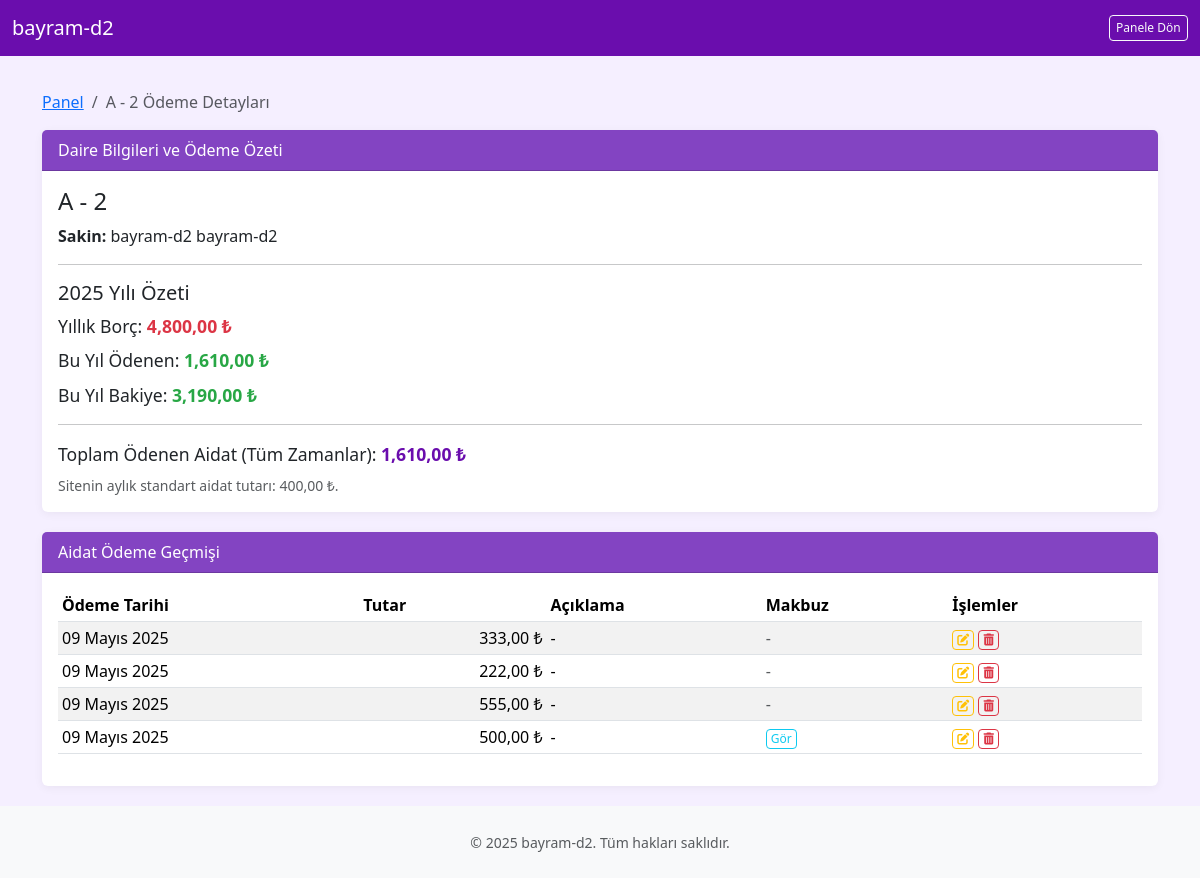
The page /odeme-detay/daire/2/ (signed in) on the database as committed earlier.
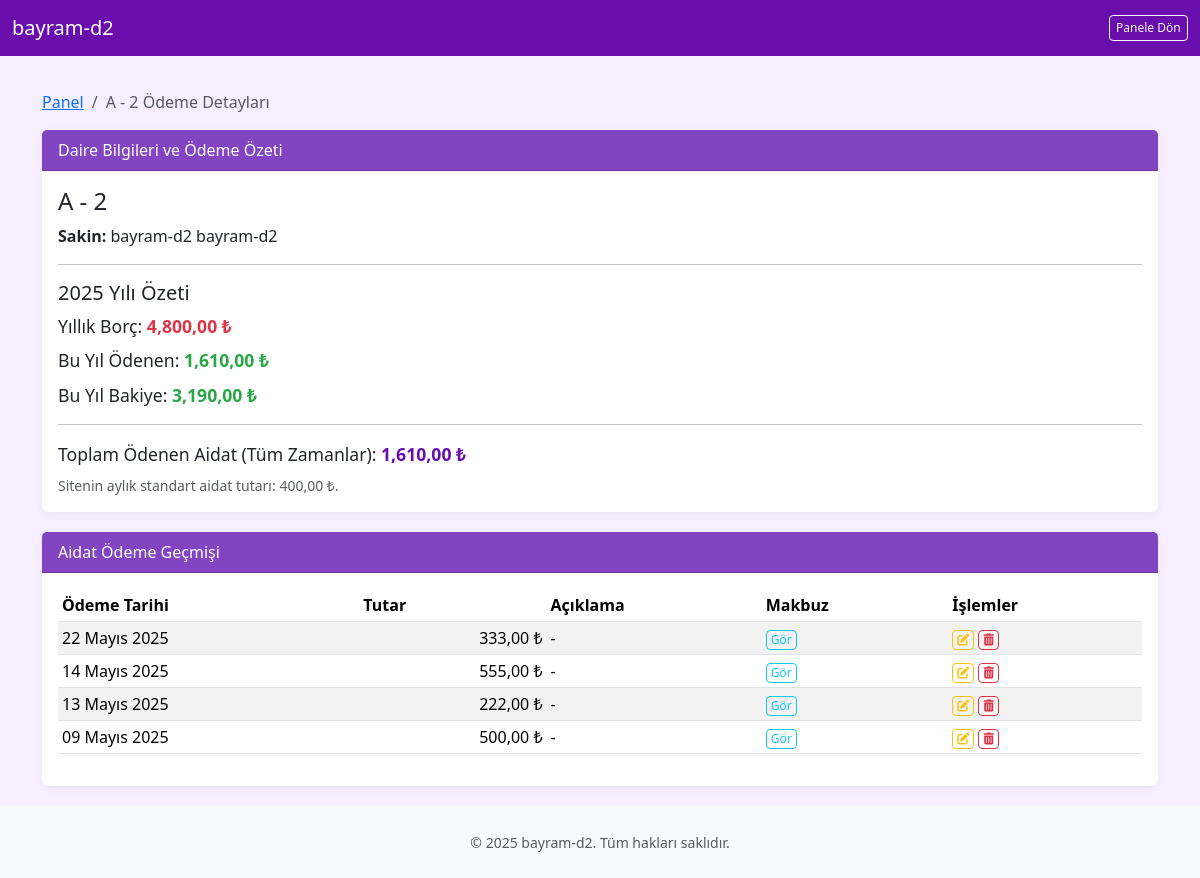
The same page on the database as committed later.
### yonetim/models.py (models this page shows, shortened)
class Aidat(models.Model):
    daire = models.ForeignKey(Daire, on_delete=models.CASCADE, related_name='aidatlar')
    tutar = models.DecimalField(max_digits=10, decimal_places=2, verbose_name=_("Tutar / Amount"))
    tarih = models.DateField(verbose_name=_("Tarih / Date"))
    aciklama = models.CharField(max_length=255, blank=True, verbose_name=_("Açıklama / Description"))
    makbuz = models.FileField(upload_to='aidat_makbuzlari/', null=True, blank=True, verbose_name=_("Makbuz / Receipt"))
    class Meta:
        ordering = ['-tarih', '-id'] # En son aidatlar üstte

### yonetim/views.py (the view)
# urls.py: path('odeme-detay/daire/<int:daire_id>/', views.daire_odeme_detay, name='daire_odeme_detay'),
@login_required
def daire_odeme_detay(request, daire_id):
    try:
        daire_obj = get_object_or_404(Daire.objects.select_related('blok__site', 'kullanici'), # daire -> daire_obj
                                  id=daire_id, blok__site__kod=request.user.site_kodu)
    except Daire.DoesNotExist:
        messages.error(request, "Belirtilen daire bulunamadı veya erişim yetkiniz yok.")
        return redirect('yonetim:panel')
    if not (request.user.is_yonetici or (daire_obj.kullanici == request.user)): # daire -> daire_obj
        messages.error(request, "Bu ödeme detaylarını görüntüleme yetkiniz yok.")
        return redirect('yonetim:panel')
    site_obj = daire_obj.blok.site # site -> site_obj
    aidatlar = Aidat.objects.filter(daire=daire_obj).order_by('-tarih', '-id') # daire -> daire_obj
    toplam_odenen_aidat_tum_zamanlar = aidatlar.aggregate(toplam=Sum('tutar'))['toplam'] or Decimal('0.00')
    current_year = timezone.now().year
    yillik_aidat_borcu_daire = Decimal('0.00')
    if site_obj.aidat_miktari:
        yillik_aidat_borcu_daire = site_obj.aidat_miktari * 12
    start_of_year = date(current_year, 1, 1)
    end_of_year = date(current_year, 12, 31)
    odenen_bu_yil_daire = Aidat.objects.filter(
        daire=daire_obj, tarih__gte=start_of_year, tarih__lte=end_of_year # daire -> daire_obj
    ).aggregate(toplam_odenen=Sum('tutar'))['toplam_odenen'] or Decimal('0.00')
    bakiye_bu_yil_daire = yillik_aidat_borcu_daire - odenen_bu_yil_daire
    context = {
        'daire_nesnesi': daire_obj, # daire -> daire_obj
        'aidatlar': aidatlar,
        'toplam_odenen_tum_zamanlar_daire': toplam_odenen_aidat_tum_zamanlar,
        'yillik_aidat_borcu_daire': yillik_aidat_borcu_daire,
        'odenen_bu_yil_daire': odenen_bu_yil_daire,
        'bakiye_bu_yil_daire': bakiye_bu_yil_daire,
        'current_year': current_year,
        'site': site_obj, # site -> site_obj
    }
    return render(request, 'yonetim/daire_odeme_detay.html', context)

### yonetim/models.py (called while the page is built)
    @property
    def daire_tam_adi(self):
        return f"{self.blok.ad} - {self.daire_no}"

### yonetim/templates/yonetim/daire_odeme_detay.html (shortened to what the changed rows need)
{% load humanize static %}
<!DOCTYPE html>
<html lang="tr">
<head>
    <link href="https://cdn.jsdelivr.net/npm/bootstrap@5.3.2/dist/css/bootstrap.min.css" rel="stylesheet" />
    <link rel="stylesheet" href="https://cdnjs.cloudflare.com/ajax/libs/font-awesome/6.0.0-beta3/css/all.min.css">
</head>
<body>
    <div class="container container-detay">
        <div class="row">
            <div class="col-12">
                <div class="card">
                    <div class="card-body">
                        {% if aidatlar %}
                        <div class="table-responsive">
                            <table class="table table-striped table-hover table-sm">
                                <thead class="sticky-header">
                                    <tr>
                                        <th>Ödeme Tarihi</th>
                                        <th>Tutar</th>
                                        <th>Açıklama</th>
                                        <th>Makbuz</th>
                                        <th>İşlemler</th>
                                    </tr>
                                </thead>
                                <tbody>
                                    {% for aidat in aidatlar %}
                                    <tr>
                                        <td>{{ aidat.tarih|date:"d F Y" }}</td>
                                        <td class="text-end">{{ aidat.tutar|floatformat:2|intcomma }} ₺</td>
                                        <td>{{ aidat.aciklama|default:"-" }}</td>
                                        <td>
                                            {% if aidat.makbuz %}
                                            <a href="{{ aidat.makbuz.url }}" target="_blank" class="btn btn-sm btn-outline-info py-0 px-1" style="font-size:0.75rem;">
                                                Gör
                                            </a>
                                            {% else %}
                                            <span class="text-muted">-</span>
                                            {% endif %}
                                        </td>
                                        <td>
                                            {% if request.user.is_yonetici or request.user == daire_nesnesi.kullanici %}
                                            <a href="{% url 'yonetim:aidat_update' aidat.id %}" class="btn btn-sm btn-outline-warning py-0 px-1" style="font-size:0.75rem;"><i class="fas fa-edit"></i></a>
                                            <a href="{% url 'yonetim:aidat_delete' aidat.id %}" class="btn btn-sm btn-outline-danger py-0 px-1" style="font-size:0.75rem;"><i class="fas fa-trash-alt"></i></a>
                                            {% endif %}
                                        </td>
                                    </tr>
                                    {% endfor %}
                                </tbody>
                            </table>
                        </div>
                        {% else %}
                        <p class="text-center text-muted">Bu daire için kayıtlı aidat ödemesi bulunmamaktadır.</p>
                        {% endif %}
                    </div>
                </div>
            </div>
        </div>
    </div>
</body>
</html>

Rows that differ between the two databases and show on the page:
changed Aidat: tarih "09 Mayıs 2025" → "22 Mayıs 2025"; makbuz "-" → "Gör"
changed Aidat: tarih "09 Mayıs 2025" → "14 Mayıs 2025"; makbuz "-" → "Gör"; moves up the list
changed Aidat: tarih "09 Mayıs 2025" → "13 Mayıs 2025"; makbuz "-" → "Gör"
